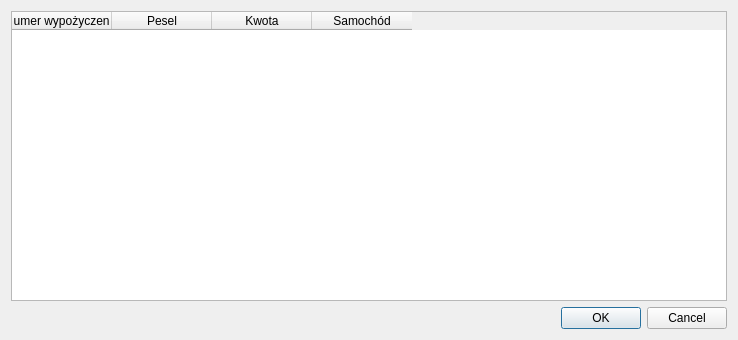
<?xml version="1.0" encoding="UTF-8"?>
<ui version="4.0">
 <class>ArchivedRents</class>
 <widget class="QDialog" name="ArchivedRents">
  <property name="geometry">
   <rect>
    <x>0</x>
    <y>0</y>
    <width>738</width>
    <height>340</height>
   </rect>
  </property>
  <property name="windowTitle">
   <string>ArchivedRents</string>
  </property>
  <layout class="QVBoxLayout" name="verticalLayout">
   <item>
    <widget class="QTableWidget" name="tableWidget">
     <column>
      <property name="text">
       <string>Numer wypożyczenia</string>
      </property>
     </column>
     <column>
      <property name="text">
       <string>Pesel</string>
      </property>
     </column>
     <column>
      <property name="text">
       <string>Kwota</string>
      </property>
     </column>
     <column>
      <property name="text">
       <string>Samochód</string>
      </property>
     </column>
    </widget>
   </item>
   <item>
    <widget class="QDialogButtonBox" name="buttonBox">
     <property name="orientation">
      <enum>Qt::Horizontal</enum>
     </property>
     <property name="standardButtons">
      <set>QDialogButtonBox::Cancel|QDialogButtonBox::Ok</set>
     </property>
    </widget>
   </item>
  </layout>
 </widget>
 <resources/>
 <connections>
  <connection>
   <sender>buttonBox</sender>
   <signal>accepted()</signal>
   <receiver>ArchivedRents</receiver>
   <slot>accept()</slot>
   <hints>
    <hint type="sourcelabel">
     <x>248</x>
     <y>254</y>
    </hint>
    <hint type="destinationlabel">
     <x>157</x>
     <y>274</y>
    </hint>
   </hints>
  </connection>
  <connection>
   <sender>buttonBox</sender>
   <signal>rejected()</signal>
   <receiver>ArchivedRents</receiver>
   <slot>reject()</slot>
   <hints>
    <hint type="sourcelabel">
     <x>316</x>
     <y>260</y>
    </hint>
    <hint type="destinationlabel">
     <x>286</x>
     <y>274</y>
    </hint>
   </hints>
  </connection>
 </connections>
</ui>
